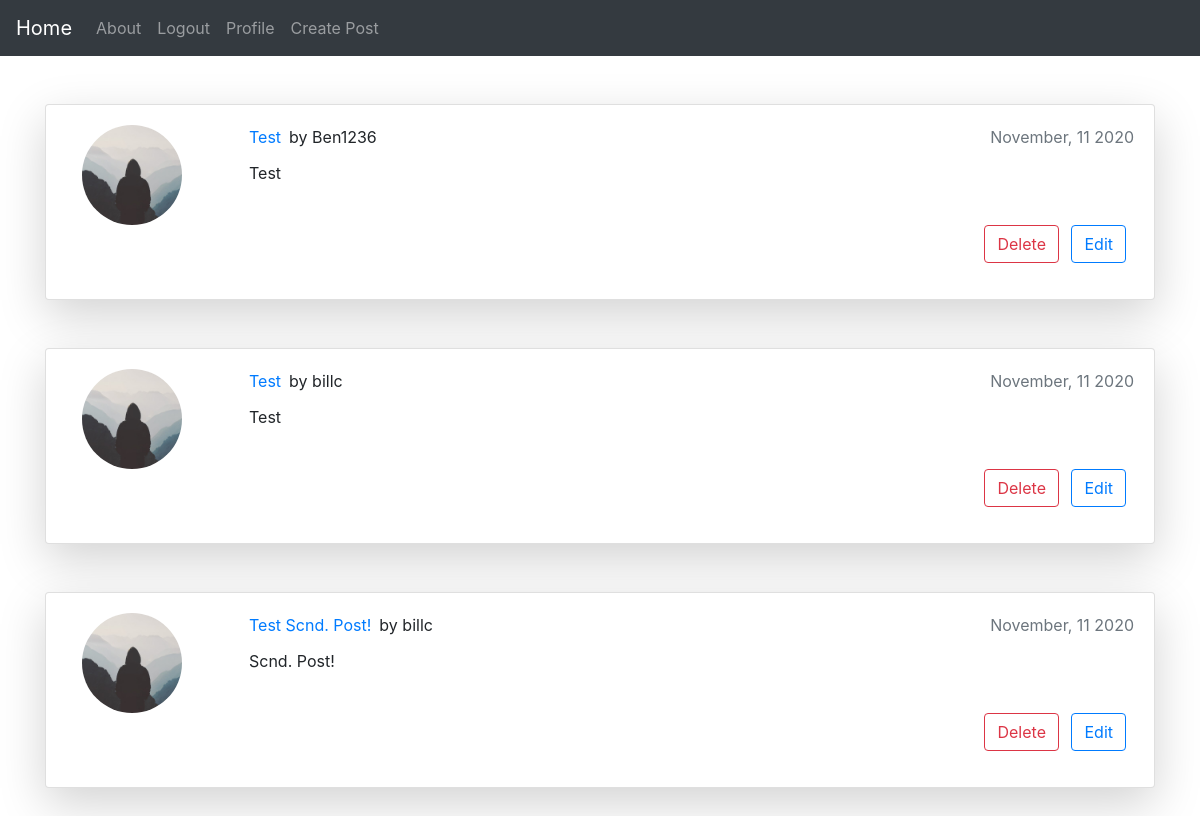
The app's page / (signed in), older data.
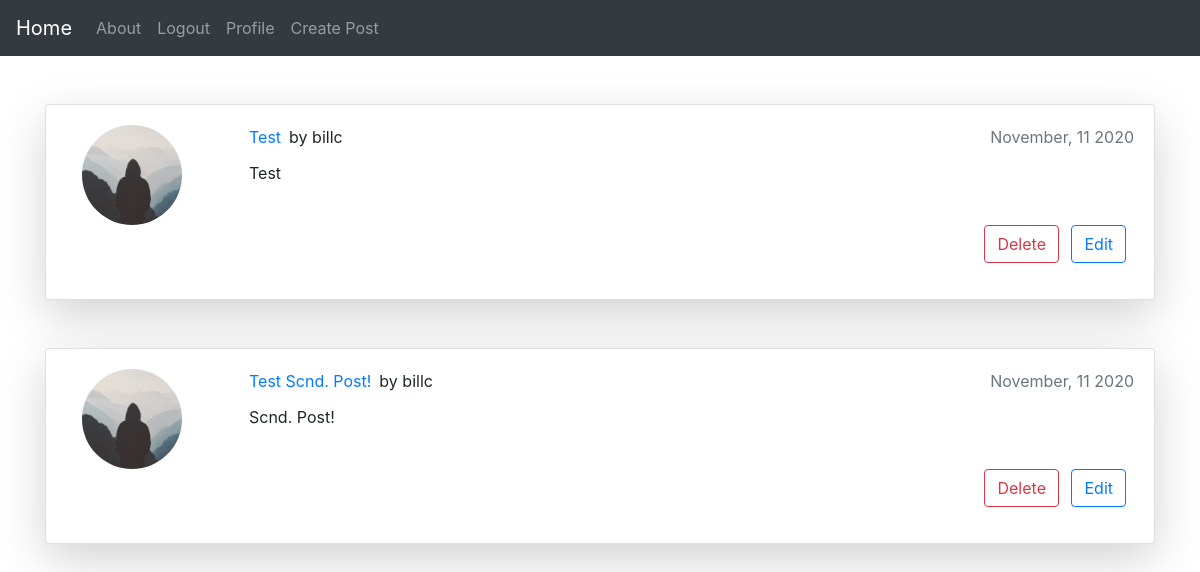
The same page, newer data.
### posts/models.py (models this page shows, shortened)
class Post(models.Model):
    title = models.CharField(max_length=100)
    content = RichTextField(blank=True,null=True)
    created_at = models.DateTimeField(default=timezone.now)
    likes = models.ManyToManyField(User, related_name="blog_posts")
    author = models.ForeignKey(User,on_delete=models.CASCADE)

### users/models.py (models this page shows, shortened)
class Profile(models.Model):
    user = models.OneToOneField(User,on_delete=models.CASCADE)
    image = models.ImageField(default="default.jpg",upload_to="profile_pics")
    bio = models.TextField(null=True)
    website = models.CharField(max_length=255,null=True)

### posts/views.py (the view)
# urls.py: path("",PostListView.as_view(),name="posts-home"),
class PostListView(LoginRequiredMixin,ListView):
    model = Post
    context_object_name = "posts"
    template_name = "posts/home.html"
    ordering = ["-created_at"]
    paginate_by = 5

### posts/templates/posts/home.html (shortened to what this page needs)
{% extends "posts/base.html" %}
{% block content %}
<div class="container">
{% for post in posts %}
    <div class="card shadow-lg rounded bg-white mt-5 mb-5">
        <div class="card-body">
          <div class="row">
        <div class="col-2">
       <img class="ml-3 img-fluid" src="{{ user.profile.image.url }}" style="border-radius: 50%;width:100px;" alt="Profile Picture">
       </div>
       <div class="col">
            <div class="card-title d-flex"><a href="{% url 'post-detail' post.id %}">{{ post.title }}</a>
                <span class="ml-2">by {{ post.author.username }}</span>
                <span class="text-muted ml-auto">{{ post.created_at|date:"F, d Y" }}</span>
            </div>
            <div class="card-text">
                {{ post.content|safe }}
            </div>
        </div>
        </div>              <div class="form-group d-flex">
            <div class="ml-auto">
            <a class="btn btn-outline-danger mr-2" href="{% url 'post-delete' post.id %}">Delete</a>
            <a class="btn btn-outline-primary mr-2" href="{% url 'post-update' post.id %}">Edit</a>
        </div>
        </div>
       </div>
    </div>
   {% endfor %}
</div>
{% endblock %}

### posts/templates/posts/base.html (shortened to what this page needs)
{% load static %}
<!DOCTYPE html>
<html lang="en">
<head>
    <link rel="stylesheet" href="https://cdn.jsdelivr.net/npm/bootstrap@4.5.3/dist/css/bootstrap.min.css">
</head>
<body>
    <div class="navbar navbar-expand navbar-dark bg-dark">
        {% if user.is_authenticated %}
            <a class="navbar-brand" href="{% url 'posts-home' %}">Home</a>
            <ul class="navbar-nav ">
                <li class="nav-item">
                    <a href="{% url 'about' %}" class="nav-link">About</a>
                </li>
                <li class="nav-item d-flex ">
                    <a href="{% url 'logout' %}" class="nav-link mr-auto">Logout</a>
                </li>
                <li class="nav-item">
                   <a href="{% url 'profile' %}" class="nav-link">Profile</a>
                </li>
                <li class="nav-item">
                   <a href="{% url 'post-create' %}" class="nav-link">Create Post</a>
                </li>
            </ul>
        {% endif %}
    </div>
    {% block content %}
    {% endblock %}
</body>
</html>

Row changes from the older to the newer data that the page shows:
removed Post: profile.image (placeholder picture), title "Test", author.username "Ben1236", created_at "November, 11 2020", content "Test"
